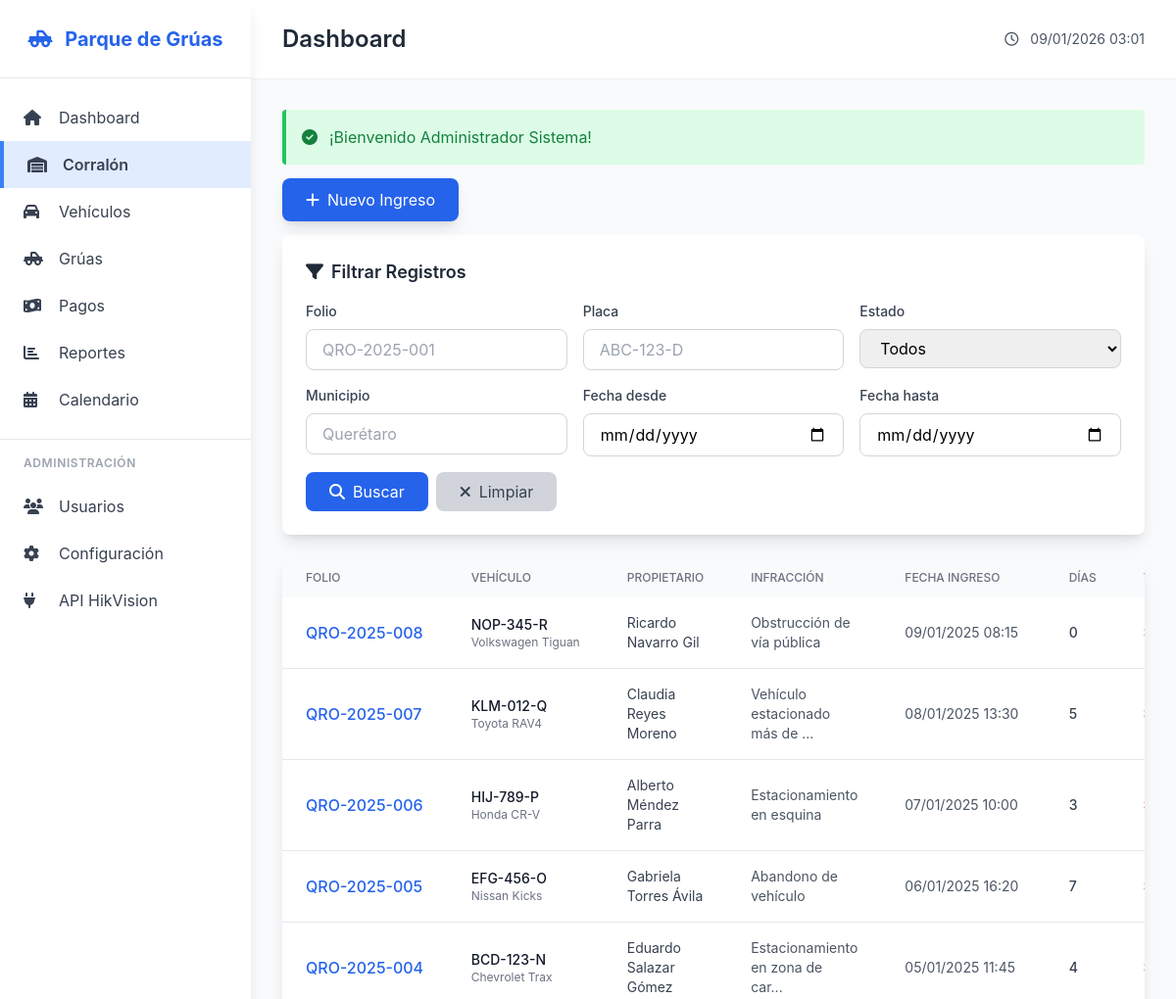
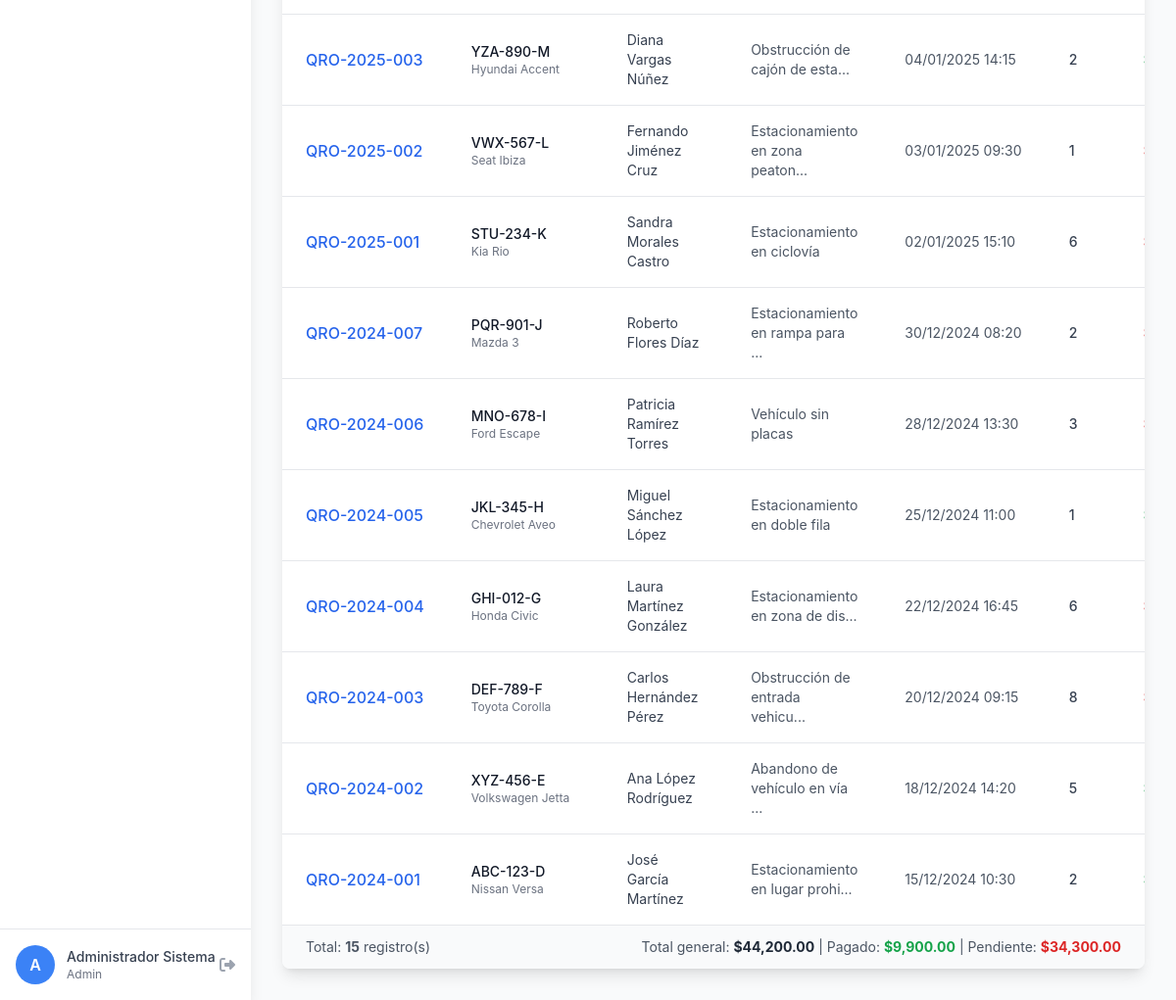
Screenshot of /impounds (signed in) with the database file from the repository (2 pictures, top to bottom).
### tables this page shows
CREATE TABLE IF NOT EXISTS impounds (
    id INT AUTO_INCREMENT PRIMARY KEY,
    folio VARCHAR(20) UNIQUE NOT NULL,
    vehicle_id INT NOT NULL,
    crane_id INT,
    infraction_type VARCHAR(100) NOT NULL,
    infraction_location TEXT NOT NULL,
    municipality VARCHAR(100) NOT NULL,
    impound_date DATETIME NOT NULL,
    release_date DATETIME,
    status ENUM('impounded', 'released', 'pending') DEFAULT 'impounded',
    officer_name VARCHAR(100),
    officer_badge VARCHAR(50),
    tow_cost DECIMAL(10,2) DEFAULT 0.00,
    storage_days INT DEFAULT 0,
    storage_cost_per_day DECIMAL(10,2) DEFAULT 100.00,
    fine_amount DECIMAL(10,2) DEFAULT 0.00,
    total_amount DECIMAL(10,2) DEFAULT 0.00,
    paid BOOLEAN DEFAULT FALSE,
    payment_id INT,
    observations TEXT,
    photos JSON,
    created_at TIMESTAMP DEFAULT CURRENT_TIMESTAMP,
    updated_at TIMESTAMP DEFAULT CURRENT_TIMESTAMP ON UPDATE CURRENT_TIMESTAMP,
    FOREIGN KEY (vehicle_id) REFERENCES vehicles(id) ON DELETE CASCADE,
    FOREIGN KEY (crane_id) REFERENCES cranes(id) ON DELETE SET NULL,
    INDEX idx_folio (folio),
    INDEX idx_status (status),
    INDEX idx_impound_date (impound_date)
);

CREATE TABLE IF NOT EXISTS vehicles (
    id INT AUTO_INCREMENT PRIMARY KEY,
    plate VARCHAR(20) NOT NULL,
    brand VARCHAR(50),
    model VARCHAR(50),
    year INT,
    color VARCHAR(30),
    vehicle_type ENUM('auto', 'moto', 'camioneta', 'camion', 'otro') DEFAULT 'auto',
    owner_name VARCHAR(100),
    owner_phone VARCHAR(20),
    owner_address TEXT,
    vin VARCHAR(50),
    notes TEXT,
    created_at TIMESTAMP DEFAULT CURRENT_TIMESTAMP,
    updated_at TIMESTAMP DEFAULT CURRENT_TIMESTAMP ON UPDATE CURRENT_TIMESTAMP,
    INDEX idx_plate (plate)
);

### app/controllers/ImpoundsController.php (called while the page is built, shortened)
<?php
require_once __DIR__ . '/Controller.php';
class ImpoundsController extends Controller {
    public function index() {
        $impoundModel = $this->model('Impound');
        $filters = [];
        $impounds = empty($filters) ? $impoundModel->getAllWithDetails() : $impoundModel->search($filters);
        foreach ($impounds as &$impound) {
            if ($impound['status'] === 'impounded') {
                $impoundModel->updateStorageAndTotal($impound['id']);
            }
        }
        $impounds = empty($filters) ? $impoundModel->getAllWithDetails() : $impoundModel->search($filters);
        require_once __DIR__ . '/../views/impounds/index.php';
        require_once __DIR__ . '/../views/layouts/main.php';
    }
}

### config/Router.php (called while the page is built, shortened)
<?php
class Router {
    private $controller = 'DashboardController';
    private $method = 'index';
    public function __construct() {
        $url = $this->parseUrl();
        $controllerName = ucfirst($url[0]) . 'Controller';
        $controllerPath = __DIR__ . '/../app/controllers/' . $controllerName . '.php';
        if (file_exists($controllerPath)) {
            $this->controller = $controllerName;
            unset($url[0]);
        }
        $this->params = $url ? array_values($url) : [];
        call_user_func_array([$this->controller, $this->method], $this->params);
    }
    private function parseUrl() {
        if (isset($_GET['url'])) {
            $url = rtrim($_GET['url'], '/');
            $url = filter_var($url, FILTER_SANITIZE_URL);
            $url = explode('/', $url);
            return $url;
        }
        return [];
    }
    private function loadController() {
        $this->controller = new $this->controller;
    }
}

### public/index.php (called while the page is built, shortened)
<?php
require_once __DIR__ . '/../config/Database.php';
require_once __DIR__ . '/../config/Router.php';
require_once __DIR__ . '/../app/controllers/Controller.php';
require_once __DIR__ . '/../app/models/Model.php';
$router = new Router();

### app/controllers/Controller.php (called while the page is built, shortened)
<?php
class Controller {
    protected function model($model) {
        $modelPath = __DIR__ . '/../models/' . $model . '.php';
        if (file_exists($modelPath)) {
            return new $model();
        } else {
            die('El modelo ' . $model . ' no existe');
        }
    }
}

### config/Database.php (called while the page is built, shortened)
<?php
class Database {
    private static $instance = null;
    private $connection;
    private function __construct() {
        try {
            $dsn = 'mysql:host=' . DB_HOST . ';dbname=' . DB_NAME . ';charset=' . DB_CHARSET;
            $options = [
                PDO::ATTR_ERRMODE => PDO::ERRMODE_EXCEPTION,
                PDO::ATTR_DEFAULT_FETCH_MODE => PDO::FETCH_ASSOC,
                PDO::ATTR_EMULATE_PREPARES => false,
            ];
            $this->connection = new PDO($dsn, DB_USER, DB_PASS, $options);
        } catch (PDOException $e) {
            die('Error de conexión a la base de datos: ' . $e->getMessage());
        }
    }
    public static function getInstance() {
        if (self::$instance === null) {
            self::$instance = new self();
        }
        return self::$instance;
    }
    public function getConnection() {
        return $this->connection;
    }
}

### app/models/Model.php (called while the page is built, shortened)
<?php
class Model {
    public function __construct() {
        $this->db = Database::getInstance()->getConnection();
    }
}

### app/models/Impound.php (called while the page is built, shortened)
<?php
require_once __DIR__ . '/Model.php';
class Impound extends Model {
    protected $table = 'impounds';
    public function getAllWithDetails() {
        $stmt = $this->db->query("
            SELECT i.*,
                   v.plate, v.brand, v.model, v.color, v.owner_name,
                   c.crane_number, c.driver_name
            FROM {$this->table} i
            LEFT JOIN vehicles v ON i.vehicle_id = v.id
            LEFT JOIN cranes c ON i.crane_id = c.id
            ORDER BY i.impound_date DESC
        ");
        return $stmt->fetchAll();
    }
}

### app/views/impounds/index.php (the view, shortened to what this page needs)
<div class="mb-6 flex justify-between items-center">
    <div>
        <a href="<?php echo BASE_URL; ?>/impounds/create"
           class="bg-blue-600 text-white px-6 py-3 rounded-lg hover:bg-blue-700 transition shadow-lg">
            <i class="fas fa-plus mr-2"></i>Nuevo Ingreso
        </a>
    </div>
</div>
<div class="bg-white rounded-lg shadow-lg p-6 mb-6">
    <h3 class="text-lg font-semibold text-gray-800 mb-4">
        <i class="fas fa-filter mr-2"></i>Filtrar Registros
    </h3>
    <form method="GET" action="<?php echo BASE_URL; ?>/impounds" class="grid grid-cols-1 md:grid-cols-3 gap-4">
        <div>
            <label class="block text-sm font-medium text-gray-700 mb-2">Folio</label>
            <input type="text" name="folio" value="<?php echo $filters['folio'] ?? ''; ?>"
                   placeholder="QRO-2025-001"
                   class="w-full px-4 py-2 border border-gray-300 rounded-lg focus:ring-2 focus:ring-blue-500">
        </div>
        <div>
            <label class="block text-sm font-medium text-gray-700 mb-2">Placa</label>
            <input type="text" name="plate" value="<?php echo $filters['plate'] ?? ''; ?>"
                   placeholder="ABC-123-D"
                   class="w-full px-4 py-2 border border-gray-300 rounded-lg focus:ring-2 focus:ring-blue-500">
        </div>
        <div>
            <label class="block text-sm font-medium text-gray-700 mb-2">Estado</label>
            <select name="status" class="w-full px-4 py-2 border border-gray-300 rounded-lg focus:ring-2 focus:ring-blue-500">
                <option value="">Todos</option>
            </select>
        </div>
        <div>
            <label class="block text-sm font-medium text-gray-700 mb-2">Municipio</label>
            <input type="text" name="municipality" value="<?php echo $filters['municipality'] ?? ''; ?>"
                   placeholder="Querétaro"
                   class="w-full px-4 py-2 border border-gray-300 rounded-lg focus:ring-2 focus:ring-blue-500">
        </div>
        <div>
            <label class="block text-sm font-medium text-gray-700 mb-2">Fecha desde</label>
            <input type="date" name="date_from" value="<?php echo $filters['date_from'] ?? ''; ?>"
                   class="w-full px-4 py-2 border border-gray-300 rounded-lg focus:ring-2 focus:ring-blue-500">
        </div>
        <div>
            <label class="block text-sm font-medium text-gray-700 mb-2">Fecha hasta</label>
            <input type="date" name="date_to" value="<?php echo $filters['date_to'] ?? ''; ?>"
                   class="w-full px-4 py-2 border border-gray-300 rounded-lg focus:ring-2 focus:ring-blue-500">
        </div>
        <div class="md:col-span-3 flex gap-2">
            <button type="submit" class="bg-blue-600 text-white px-6 py-2 rounded-lg hover:bg-blue-700 transition">
                <i class="fas fa-search mr-2"></i>Buscar
            </button>
            <a href="<?php echo BASE_URL; ?>/impounds" class="bg-gray-300 text-gray-700 px-6 py-2 rounded-lg hover:bg-gray-400 transition">
                <i class="fas fa-times mr-2"></i>Limpiar
            </a>
        </div>
    </form>
</div>
<div class="bg-white rounded-lg shadow-lg overflow-hidden">
    <div class="overflow-x-auto">
        <table class="min-w-full">
            <thead class="bg-gray-50">
                <tr>
                    <th class="px-6 py-3 text-left text-xs font-medium text-gray-500 uppercase">Folio</th>
                    <th class="px-6 py-3 text-left text-xs font-medium text-gray-500 uppercase">Vehículo</th>
                    <th class="px-6 py-3 text-left text-xs font-medium text-gray-500 uppercase">Propietario</th>
                    <th class="px-6 py-3 text-left text-xs font-medium text-gray-500 uppercase">Infracción</th>
                    <th class="px-6 py-3 text-left text-xs font-medium text-gray-500 uppercase">Fecha Ingreso</th>
                    <th class="px-6 py-3 text-left text-xs font-medium text-gray-500 uppercase">Días</th>
                    <th class="px-6 py-3 text-left text-xs font-medium text-gray-500 uppercase">Total</th>
                </tr>
            </thead>
            <tbody class="divide-y divide-gray-200">
                <?php if (empty($impounds)): ?>
                    <tr>
                        <td colspan="9" class="px-6 py-8 text-center text-gray-500">
                            <i class="fas fa-inbox text-4xl mb-2"></i>
                            <p>No se encontraron registros</p>
                        </td>
                    </tr>
                <?php else: ?>
                    <?php foreach ($impounds as $impound): ?>
                        <tr class="hover:bg-gray-50">
                            <td class="px-6 py-4 whitespace-nowrap">
                                <a href="<?php echo BASE_URL; ?>/impounds/details/<?php echo $impound['id']; ?>"
                                   class="text-blue-600 hover:text-blue-800 font-medium">
                                    <?php echo htmlspecialchars($impound['folio']); ?>
                                </a>
                            </td>
                            <td class="px-6 py-4 whitespace-nowrap">
                                <div class="text-sm font-medium text-gray-900">
                                    <?php echo htmlspecialchars($impound['plate']); ?>
                                </div>
                                <div class="text-xs text-gray-500">
                                    <?php echo htmlspecialchars($impound['brand'] . ' ' . $impound['model']); ?>
                                </div>
                            </td>
                            <td class="px-6 py-4 text-sm text-gray-700">
                                <?php echo htmlspecialchars($impound['owner_name']); ?>
                            </td>
                            <td class="px-6 py-4 text-sm text-gray-600">
                                <?php echo htmlspecialchars(substr($impound['infraction_type'], 0, 30)) . (strlen($impound['infraction_type']) > 30 ? '...' : ''); ?>
                            </td>
                            <td class="px-6 py-4 whitespace-nowrap text-sm text-gray-600">
                                <?php echo date('d/m/Y H:i', strtotime($impound['impound_date'])); ?>
                            </td>
                            <td class="px-6 py-4 whitespace-nowrap text-sm text-gray-700 font-medium">
                                <?php echo $impound['storage_days']; ?>
                            </td>
                            <td class="px-6 py-4 whitespace-nowrap text-sm font-semibold">
                            </td>
                        </tr>
                    <?php endforeach; ?>
                <?php endif; ?>
            </tbody>
        </table>
    </div>
    <?php if (!empty($impounds)): ?>
        <div class="bg-gray-50 px-6 py-3 border-t border-gray-200 flex justify-between items-center">
            <p class="text-sm text-gray-600">
                Total: <strong><?php echo count($impounds); ?></strong> registro(s)
            </p>
            <div class="text-sm text-gray-600">
                <?php
                $totalAmount = array_sum(array_column($impounds, 'total_amount'));
                $paidAmount = array_sum(array_map(function($i) { return $i['paid'] ? $i['total_amount'] : 0; }, $impounds));
                ?>
                Total general: <strong class="text-gray-800">$<?php echo number_format($totalAmount, 2); ?></strong> |
                Pagado: <strong class="text-green-600">$<?php echo number_format($paidAmount, 2); ?></strong> |
                Pendiente: <strong class="text-red-600">$<?php echo number_format($totalAmount - $paidAmount, 2); ?></strong>
            </div>
        </div>
    <?php endif; ?>
</div>

### rows the page displays
impounds: folio "QRO-2025-008", vehicle.plate "NOP-345-R", vehicle.model "Volkswagen Tiguan", vehicle.owner_name "Ricardo Navarro Gil", infraction_type "Obstrucción de vía pública", impound_date "09/01/2025 08:15", storage_days "0"
impounds: folio "QRO-2025-007", vehicle.plate "KLM-012-Q", vehicle.model "Toyota RAV4", vehicle.owner_name "Claudia Reyes Moreno", infraction_type "Vehículo estacionado más de", impound_date "08/01/2025 13:30", storage_days "5"
impounds: folio "QRO-2025-006", vehicle.plate "HIJ-789-P", vehicle.model "Honda CR-V", vehicle.owner_name "Alberto Méndez Parra", infraction_type "Estacionamiento en esquina", impound_date "07/01/2025 10:00", storage_days "3"
impounds: folio "QRO-2025-005", vehicle.plate "EFG-456-O", vehicle.model "Nissan Kicks", vehicle.owner_name "Gabriela Torres Ávila", infraction_type "Abandono de vehículo", impound_date "06/01/2025 16:20", storage_days "7"
impounds: folio "QRO-2025-004", vehicle.plate "BCD-123-N", vehicle.model "Chevrolet Trax", vehicle.owner_name "Eduardo Salazar Gómez", infraction_type "Estacionamiento en zona de car", impound_date "05/01/2025 11:45", storage_days "4"
impounds: folio "QRO-2025-003", vehicle.plate "YZA-890-M", vehicle.model "Hyundai Accent", vehicle.owner_name "Diana Vargas Núñez", infraction_type "Obstrucción de cajón de esta", impound_date "04/01/2025 14:15", storage_days "2"
impounds: folio "QRO-2025-002", vehicle.plate "VWX-567-L", vehicle.model "Seat Ibiza", vehicle.owner_name "Fernando Jiménez Cruz", infraction_type "Estacionamiento en zona peaton", impound_date "03/01/2025 09:30", storage_days "1"
impounds: folio "QRO-2025-001", vehicle.plate "STU-234-K", vehicle.model "Kia Rio", vehicle.owner_name "Sandra Morales Castro", infraction_type "Estacionamiento en ciclovía", impound_date "02/01/2025 15:10", storage_days "6"
impounds: folio "QRO-2024-007", vehicle.plate "PQR-901-J", vehicle.model "Mazda 3", vehicle.owner_name "Roberto Flores Díaz", infraction_type "Estacionamiento en rampa para", impound_date "30/12/2024 08:20", storage_days "2"
impounds: folio "QRO-2024-006", vehicle.plate "MNO-678-I", vehicle.model "Ford Escape", vehicle.owner_name "Patricia Ramírez Torres", infraction_type "Vehículo sin placas", impound_date "28/12/2024 13:30", storage_days "3"
impounds: folio "QRO-2024-005", vehicle.plate "JKL-345-H", vehicle.model "Chevrolet Aveo", vehicle.owner_name "Miguel Sánchez López", infraction_type "Estacionamiento en doble fila", impound_date "25/12/2024 11:00", storage_days "1"
impounds: folio "QRO-2024-004", vehicle.plate "GHI-012-G", vehicle.model "Honda Civic", vehicle.owner_name "Laura Martínez González", infraction_type "Estacionamiento en zona de dis", impound_date "22/12/2024 16:45", storage_days "6"
impounds: folio "QRO-2024-003", vehicle.plate "DEF-789-F", vehicle.model "Toyota Corolla", vehicle.owner_name "Carlos Hernández Pérez", infraction_type "Obstrucción de entrada vehicu", impound_date "20/12/2024 09:15", storage_days "8"
impounds: folio "QRO-2024-002", vehicle.plate "XYZ-456-E", vehicle.model "Volkswagen Jetta", vehicle.owner_name "Ana López Rodríguez", infraction_type "Abandono de vehículo en vía", impound_date "18/12/2024 14:20", storage_days "5"
impounds: folio "QRO-2024-001", vehicle.plate "ABC-123-D", vehicle.model "Nissan Versa", vehicle.owner_name "José García Martínez", infraction_type "Estacionamiento en lugar prohi", impound_date "15/12/2024 10:30", storage_days "2"

### other values shown
substr($_SESSION['full_name'] ?? 'U', 0, 1) "A"
$_SESSION['full_name'] "Administrador Sistema"
$_SESSION['role'] "Admin"
$title "Dashboard"
$_SESSION['success'] "¡Bienvenido Administrador Sistema!"
count($impounds) "15"
$totalAmount "44,200.00"
$paidAmount "9,900.00"
$totalAmount - $paidAmount "34,300.00"
